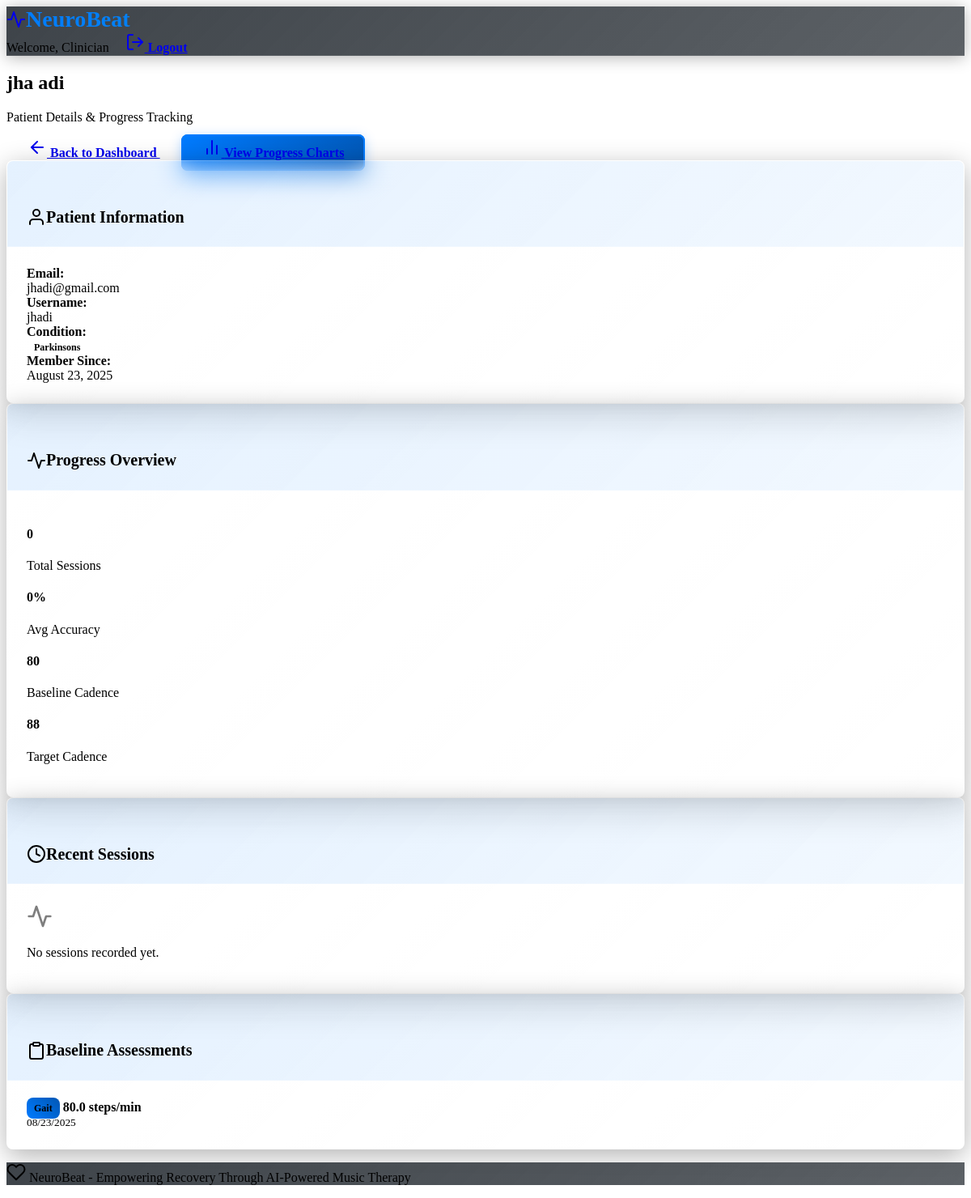
/patient/3/details (signed in), run on the app's committed database.
### models.py (models this page shows, shortened)
class User(db.Model):
    __tablename__ = 'users'
    id = db.Column(db.Integer, primary_key=True)
    username = db.Column(db.String(80), unique=True, nullable=False)
    email = db.Column(db.String(120), unique=True, nullable=False)
    password_hash = db.Column(db.String(256), nullable=False)
    user_type = db.Column(db.String(20), nullable=False)  # 'patient' or 'clinician'
    first_name = db.Column(db.String(50), nullable=False)
    last_name = db.Column(db.String(50), nullable=False)
    created_at = db.Column(db.DateTime, default=datetime.utcnow)
    patient_profile = db.relationship('PatientProfile', foreign_keys='PatientProfile.user_id', backref='user', uselist=False)
    clinician_profile = db.relationship('ClinicianProfile', backref='user', uselist=False)

class PatientProfile(db.Model):
    __tablename__ = 'patient_profiles'
    id = db.Column(db.Integer, primary_key=True)
    user_id = db.Column(db.Integer, db.ForeignKey('users.id'), nullable=False)
    condition = db.Column(db.String(50), nullable=False)  # 'parkinsons' or 'stroke'
    baseline_cadence = db.Column(db.Float)  # steps per minute
    baseline_tapping_speed = db.Column(db.Float)  # taps per minute
    baseline_speech_rate = db.Column(db.Float)  # syllables per minute
    target_cadence = db.Column(db.Float)
    target_speech_rate = db.Column(db.Float)
    assigned_clinician_id = db.Column(db.Integer, db.ForeignKey('users.id'))
    stroke_affected_side = db.Column(db.String(20))  # 'left', 'right', 'bilateral'
    stroke_severity = db.Column(db.String(20))  # 'mild', 'moderate', 'severe'
    aphasia_type = db.Column(db.String(30))  # 'broca', 'wernicke', 'global', 'none'
    dysarthria_severity = db.Column(db.String(20))  # 'mild', 'moderate', 'severe', 'none'
    motor_impairment_level = db.Column(db.String(20))  # 'mild', 'moderate', 'severe'
    cognitive_status = db.Column(db.String(20))  # 'normal', 'mild_impairment', 'moderate_impairment'
    emotional_status = db.Column(db.String(30))  # 'stable', 'mild_depression', 'anxiety', 'mixed'
    preferred_music_genre = db.Column(db.String(50))
    preferred_beat_sound = db.Column(db.String(20), default='metronome')  # metronome, drum, soft_bell, wooden_block, piano  # Patient's preferred music style
    created_at = db.Column(db.DateTime, default=datetime.utcnow)
    updated_at = db.Column(db.DateTime, default=datetime.utcnow, onupdate=datetime.utcnow)
    sessions = db.relationship('TherapySession', backref='patient', lazy=True)

class BaselineAssessment(db.Model):
    __tablename__ = 'baseline_assessments'
    id = db.Column(db.Integer, primary_key=True)
    patient_id = db.Column(db.Integer, db.ForeignKey('patient_profiles.id'), nullable=False)
    assessment_type = db.Column(db.String(50), nullable=False)  # 'gait', 'tapping', 'speech'
    measured_value = db.Column(db.Float, nullable=False)
    notes = db.Column(db.Text)
    assessed_by = db.Column(db.Integer, db.ForeignKey('users.id'))
    created_at = db.Column(db.DateTime, default=datetime.utcnow)
    patient = db.relationship('PatientProfile', backref='assessments')
    assessor = db.relationship('User', foreign_keys=[assessed_by])

### routes.py (the view)
@app.route('/patient/<int:patient_id>/details')
def patient_details(patient_id):
    if 'user_id' not in session or session.get('user_type') != 'clinician':
        flash('Please log in as a clinician to access this page.', 'error')
        return redirect(url_for('index'))
    user = User.query.get(session['user_id'])
    patient_profile = PatientProfile.query.get_or_404(patient_id)
    if patient_profile.assigned_clinician_id != user.id:
        flash('Unauthorized access to patient details.', 'error')
        return redirect(url_for('clinician_dashboard'))
    recent_sessions = TherapySession.query.filter_by(
        patient_id=patient_id
    ).order_by(TherapySession.start_time.desc()).limit(10).all()
    assessments = BaselineAssessment.query.filter_by(
        patient_id=patient_id
    ).order_by(BaselineAssessment.created_at.desc()).all()
    total_sessions = TherapySession.query.filter_by(
        patient_id=patient_id,
        completed=True
    ).count()
    avg_accuracy = db.session.query(db.func.avg(TherapySession.accuracy_score)).filter_by(
        patient_id=patient_id,
        completed=True
    ).scalar() or 0
    return render_template('patient_details.html',
                         patient_profile=patient_profile,
                         recent_sessions=recent_sessions,
                         assessments=assessments,
                         total_sessions=total_sessions,
                         avg_accuracy=round(avg_accuracy, 1),
                         user=user)

### templates/patient_details.html (shortened to what this page needs)
{% extends "base.html" %}
{% block content %}
<div class="row">
    <div class="col-12 mb-4">
        <div class="d-flex justify-content-between align-items-center">
            <div>
                <h2>{{ patient_profile.user.first_name }} {{ patient_profile.user.last_name }}</h2>
                <p class="text-muted">Patient Details & Progress Tracking</p>
            </div>
            <div>
                <a href="{{ url_for('clinician_dashboard') }}" class="btn btn-secondary me-2">
                    <i data-feather="arrow-left" class="me-2"></i>
                    Back to Dashboard
                </a>
                <a href="{{ url_for('progress_view', patient_id=patient_profile.id) }}" class="btn btn-primary">
                    <i data-feather="bar-chart-2" class="me-2"></i>
                    View Progress Charts
                </a>
            </div>
        </div>
    </div>
    <div class="col-md-4 mb-4">
        <div class="card">
            <div class="card-header">
                <h5 class="card-title mb-0">
                    <i data-feather="user" class="me-2"></i>
                    Patient Information
                </h5>
            </div>
            <div class="card-body">
                <div class="mb-3">
                    <strong>Email:</strong>
                    <br>{{ patient_profile.user.email }}
                </div>
                <div class="mb-3">
                    <strong>Username:</strong>
                    <br>{{ patient_profile.user.username }}
                </div>
                <div class="mb-3">
                    <strong>Condition:</strong>
                    <br><span class="badge bg-info">{{ patient_profile.condition.replace('_', ' ').title() }}</span>
                </div>
                <div class="mb-3">
                    <strong>Member Since:</strong>
                    <br>{{ patient_profile.user.created_at.strftime('%B %d, %Y') }}
                </div>
            </div>
        </div>
    </div>
    <div class="col-md-8 mb-4">
        <div class="card">
            <div class="card-header">
                <h5 class="card-title mb-0">
                    <i data-feather="activity" class="me-2"></i>
                    Progress Overview
                </h5>
            </div>
            <div class="card-body">
                <div class="row g-4">
                    <div class="col-md-3">
                        <div class="text-center">
                            <h4 class="text-primary">{{ total_sessions }}</h4>
                            <p class="text-muted mb-0">Total Sessions</p>
                        </div>
                    </div>
                    <div class="col-md-3">
                        <div class="text-center">
                            <h4 class="text-success">{{ avg_accuracy }}%</h4>
                            <p class="text-muted mb-0">Avg Accuracy</p>
                        </div>
                    </div>
                    <div class="col-md-3">
                        <div class="text-center">
                            <h4 class="text-info">{{ patient_profile.baseline_cadence|round|int if patient_profile.baseline_cadence else 'N/A' }}</h4>
                            <p class="text-muted mb-0">Baseline Cadence</p>
                        </div>
                    </div>
                    <div class="col-md-3">
                        <div class="text-center">
                            <h4 class="text-warning">{{ patient_profile.target_cadence|round|int if patient_profile.target_cadence else 'N/A' }}</h4>
                            <p class="text-muted mb-0">Target Cadence</p>
                        </div>
                    </div>
                </div>
            </div>
        </div>
    </div>
    <div class="col-md-8 mb-4">
        <div class="card">
            <div class="card-header">
                <h5 class="card-title mb-0">
                    <i data-feather="clock" class="me-2"></i>
                    Recent Sessions
                </h5>
            </div>
            <div class="card-body">
                {% if recent_sessions %}
                    <div class="table-responsive">
                        <table class="table table-sm">
                            <thead>
                                <tr>
                                    <th>Date</th>
                                    <th>Type</th>
                                    <th>Duration</th>
                                    <th>Accuracy</th>
                                    <th>Status</th>
                                </tr>
                            </thead>
                            <tbody>
                                {% for session in recent_sessions %}
                                <tr>
                                    <td>{{ session.start_time.strftime('%m/%d/%Y') }}</td>
                                    <td>{{ session.session_type.replace('_', ' ').title() }}</td>
                                    <td>
                                        {% if session.duration_seconds %}
                                            {{ (session.duration_seconds // 60) }}m {{ (session.duration_seconds % 60) }}s
                                        {% else %}
                                            -
                                        {% endif %}
                                    </td>
                                    <td>
                                        {% if session.accuracy_score %}
                                            <span class="badge {% if session.accuracy_score >= 80 %}bg-success{% elif session.accuracy_score >= 60 %}bg-warning{% else %}bg-danger{% endif %}">
                                                {{ session.accuracy_score|round|int }}%
                                            </span>
                                        {% else %}
                                            -
                                        {% endif %}
                                    </td>
                                    <td>
                                        {% if session.completed %}
                                            <span class="badge bg-success">Completed</span>
                                        {% else %}
                                            <span class="badge bg-warning">In Progress</span>
                                        {% endif %}
                                    </td>
                                </tr>
                                {% endfor %}
                            </tbody>
                        </table>
                    </div>
                {% else %}
                    <div class="text-center py-3">
                        <i data-feather="activity" class="mb-2" style="width: 32px; height: 32px; opacity: 0.5;"></i>
                        <p class="text-muted">No sessions recorded yet.</p>
                    </div>
                {% endif %}
            </div>
        </div>
    </div>
    <div class="col-md-4 mb-4">
        <div class="card">
            <div class="card-header">
                <h5 class="card-title mb-0">
                    <i data-feather="clipboard" class="me-2"></i>
                    Baseline Assessments
                </h5>
            </div>
            <div class="card-body">
                {% if assessments %}
                    {% for assessment in assessments %}
                    <div class="border-bottom py-2">
                        <div class="d-flex justify-content-between align-items-start">
                            <div>
                                <span class="badge bg-primary">{{ assessment.assessment_type.title() }}</span>
                                <strong class="ms-2">{{ assessment.measured_value|round(1) }}
                                    {% if assessment.assessment_type == 'gait' %}steps/min
                                    {% elif assessment.assessment_type == 'tapping' %}taps/min
                                    {% elif assessment.assessment_type == 'speech' %}syllables/min
                                    {% elif assessment.assessment_type == 'balance' %}/56 (Berg Scale)
                                    {% elif assessment.assessment_type == 'coordination' %}sec per rep
                                    {% elif assessment.assessment_type == 'cognitive' %}/30 (MoCA)
                                    {% endif %}
                                </strong>
                            </div>
                            <small class="text-muted">{{ assessment.created_at.strftime('%m/%d/%Y') }}</small>
                        </div>
                    </div>
                    {% endfor %}
                {% endif %}
            </div>
        </div>
    </div>
</div>
{% endblock %}

### templates/base.html (shortened to what this page needs)
<!DOCTYPE html>
<html lang="en" data-bs-theme="dark">
<head>
    <link href="https://cdn.replit.com/agent/bootstrap-agent-dark-theme.min.css" rel="stylesheet">
    <link href="{{ url_for('static', filename='css/custom.css') }}" rel="stylesheet">
</head>
<body>
    <nav class="navbar navbar-expand-lg navbar-dark bg-dark">
        <div class="container">
            <a class="navbar-brand" href="{{ url_for('index') }}">
                <i data-feather="activity" class="me-2"></i>
                NeuroBeat
            </a>
            {% if 'user_id' in session %}
                <div class="navbar-nav ms-auto">
                    <span class="navbar-text me-3">
                        Welcome, {{ session.get('user_type', '').title() }}
                    </span>
                    <a class="nav-link" href="{{ url_for('logout') }}">
                        <i data-feather="log-out" class="me-1"></i>
                        Logout
                    </a>
                </div>
            {% endif %}
        </div>
    </nav>
    <main class="container my-4">
        {% block content %}{% endblock %}
    </main>
    <footer class="bg-dark text-center py-3 mt-5">
        <div class="container">
            <p class="mb-0 text-muted">
                <i data-feather="heart" class="me-1"></i>
                NeuroBeat - Empowering Recovery Through AI-Powered Music Therapy
            </p>
        </div>
    </footer>
</body>
</html>

### data on the page
User: get "Clinician"
User: user.first_name "jha", user.last_name "adi", user.email "jhadi@gmail.com", user.username "jhadi", user.created_at "August 23, 2025"
PatientProfile: condition.replace "Parkinsons", baseline_cadence "80", target_cadence "88"
BaselineAssessment: assessment_type "Gait", measured_value "80.0", shows "steps/min", created_at "08/23/2025"

### other printed values
{{ total_sessions }} "0"
{{ avg_accuracy }} "0"
